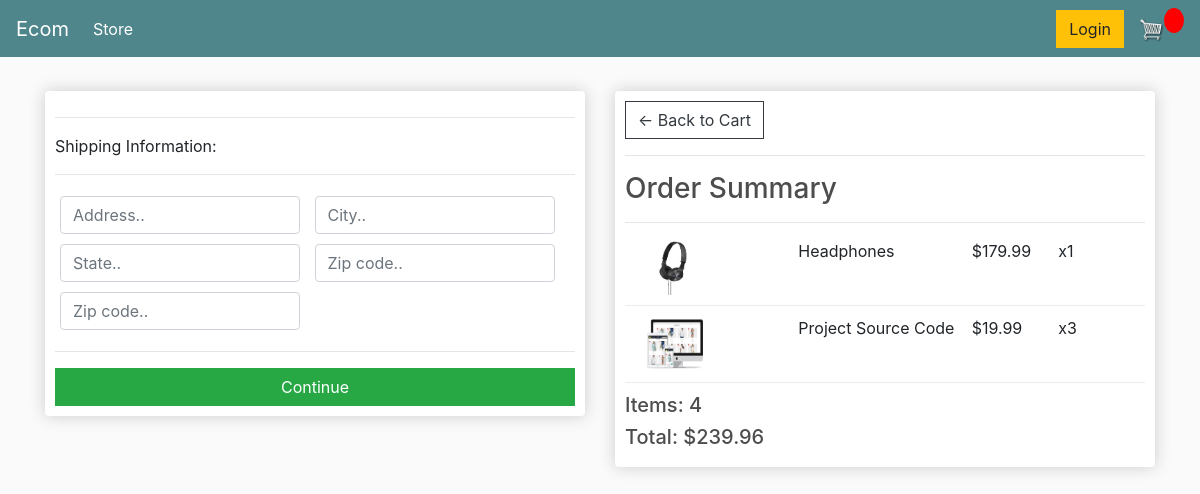
/checkout/ (signed in), run on an earlier commit of the app's database.
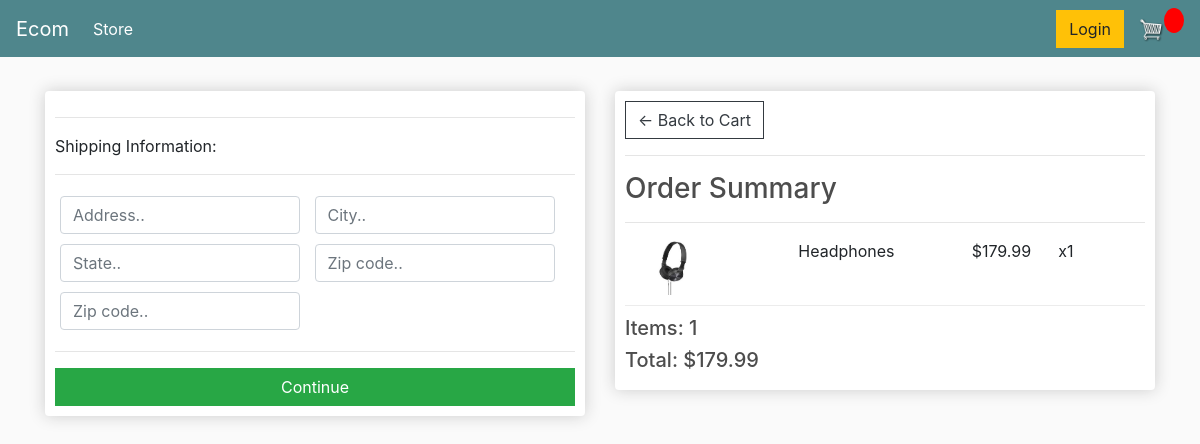
And on a later commit of the database.
### store/models.py (models this page shows, shortened)
class OrderItem(models.Model):
    product = models.ForeignKey(Product,on_delete=models.SET_NULL,null=True,blank=True)
    order = models.ForeignKey(Order,on_delete=models.SET_NULL,null=True,blank=True)
    quatity = models.PositiveIntegerField(default=0,null=True,blank=True)
    date_added = models.DateTimeField(auto_now_add=True)
    def total_price(self):
        return self.product.price*self.quatity

class Product(models.Model):
    name = models.CharField(max_length=200,null=True)
    price = models.FloatField()
    digital = models.BooleanField(default=False,null=True,blank=False)
    image = models.ImageField(null=True,blank=True)
    def ImageURL(self):
        try:
            url = self.image.url
        except:
            url = ''
        return url

class Order(models.Model):
    customer = models.ForeignKey(Customer,on_delete = models.SET_NULL,null=True,blank=True)
    date_order = models.DateTimeField(auto_now_add=True)
    complete = models.BooleanField(default=False,null=True,blank=False)
    transactionID = models.CharField(max_length=200,null=True)
    @property
    def shipping(self):
        shipping = False
        orderitem = self.orderitem_set.all()
        for i in orderitem:
            if i.product.digital == False:
                shipping = True
        return shipping
    def get_number_item(self):
        orderitem = self.orderitem_set.all()
        sum = 0;
        for item in orderitem:
            sum+= item.quatity;
        return sum;
    def get_total_price_item(self):
        orderItem = self.orderitem_set.all()
        sum = 0
        for item in orderItem:
            sum+=item.total_price()
        return sum

### store/views.py (the view)
# urls.py: path('checkout/', views.checkout, name="checkout"),
def checkout(request):
    if request.user.is_authenticated:
        customer = request.user.customer
        order, created = Order.objects.get_or_create(customer=customer, complete=False)
        items = order.orderitem_set.all()
    else:
        items = []
        order = {'get_number_item': 0, 'get_total_price_item': 0,'shipping':False}
        cartItems = order['get_cart_items']
    context = {
        'items': items,
        'order': order,
    }
    return render(request, 'store/checkout.html', context)

### store/templates/store/checkout.html (shortened to what this page needs)
{% extends 'store/main.html' %}
{% load static %}
{% block content %}
     <div class="row">
		<div class="col-lg-6">
			<div class="box-element" id="form-wrapper">
				<form id="form">
					<div id="shipping-info">
						<hr>
						<p>Shipping Information:</p>
						<hr>
						<div class="form-field">
							<input class="form-control" type="text" name="address" placeholder="Address..">
						</div>
						<div class="form-field">
							<input class="form-control" type="text" name="city" placeholder="City..">
						</div>
						<div class="form-field">
							<input class="form-control" type="text" name="state" placeholder="State..">
						</div>
						<div class="form-field">
							<input class="form-control" type="text" name="zipcode" placeholder="Zip code..">
						</div>
						<div class="form-field">
							<input class="form-control" type="text" name="country" placeholder="Zip code..">
						</div>
					</div>
					<hr>
					<input id="form-button" class="btn btn-success btn-block" type="submit" value="Continue">
				</form>
			</div>
			<br>
		</div>
		<div class="col-lg-6">
			<div class="box-element">
				<a  class="btn btn-outline-dark" href="{% url 'cart' %}">&#x2190; Back to Cart</a>
				<hr>
				<h3>Order Summary</h3>
				<hr>
				{% for item in items %}
				<div class="cart-row">
					<div style="flex:2"><img class="row-image" src="{{item.product.ImageURL}}"></div>
					<div style="flex:2"><p>{{item.product.name}}</p></div>
					<div style="flex:1"><p>${{item.product.price}}</p></div>
					<div style="flex:1"><p>x{{item.quatity}}</p></div>
				</div>
				{% endfor %}
				<h5>Items:   {{order.get_number_item}}</h5>
				<h5>Total:   ${{order.get_total_price_item|floatformat:2}}</h5>
			</div>
		</div>
	</div>
{% endblock content %}

What changed in the data, as far as the page shows it:
removed OrderItem: product.ImageURL (picture), product.name "Project Source Code", product.price "19.99", quatity "3"
computed for Order: get_number_item "4" → "1"; get_total_price_item "239.96" → "179.99"
